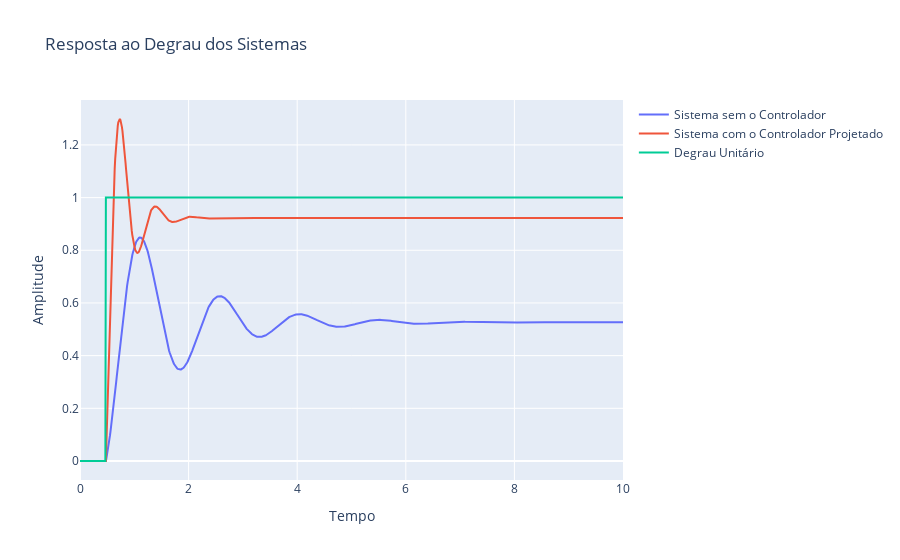

Notebook code cell kept with this figure:
### Code cell
ftmf_semCompensacao = feedback(dinamica_aeronave, 1)
t, respostaDegrau_semCompensacao = step_response(ftmf_semCompensacao, t)

ftmfCompensado = feedback(FTMA, 1)
t, respostaDegrauCompensado = step_response(ftmfCompensado, t)

t, degrauUnitario = step_response(tf([1], [1]), t)

atraso = np.zeros(50)
t = np.linspace(0,10,1050)
respostaDegrau_semCompensacao = np.concatenate((atraso,respostaDegrau_semCompensacao),axis=None)
respostaDegrauCompensado = np.concatenate((atraso,respostaDegrauCompensado),axis=None)
degrauUnitario = np.concatenate((atraso,degrauUnitario),axis=None)


degrau = go.Figure(go.Scatter(go.Scatter(y=respostaDegrau_semCompensacao, x=t, name='Sistema sem o Controlador')))
degrau.add_trace(go.Scatter(y=respostaDegrauCompensado, x=t, name='Sistema com o Controlador Projetado'))
degrau.add_trace(go.Scatter(y=degrauUnitario, x=t, name='Degrau Unitário'))
degrau.update_layout(
    title="Resposta ao Degrau dos Sistemas",
    xaxis_title="Tempo",
    yaxis_title="Amplitude"
)
degrau.show()

### Figure 1 — Plotly figure (JSON) as saved in the notebook; plotly's stock layout.template omitted (floating-point values rounded to 4 significant figures; data arrays with more than 128 entries replaced by an {"elided": "..."} marker saying what was removed)
{"data": [{"name": "Sistema sem o Controlador", "type": "scatter", "x": {"elided": "1050 float values"}, "y": {"elided": "1100 float values"}}, {"name": "Sistema com o Controlador Projetado", "type": "scatter", "x": {"elided": "1050 float values"}, "y": {"elided": "1100 float values"}}, {"name": "Degrau Unitário", "type": "scatter", "x": {"elided": "1050 float values"}, "y": {"elided": "1100 int values"}}], "layout": {"title": {"text": "Resposta ao Degrau dos Sistemas"}, "xaxis": {"title": {"text": "Tempo"}}, "yaxis": {"title": {"text": "Amplitude"}}}}
